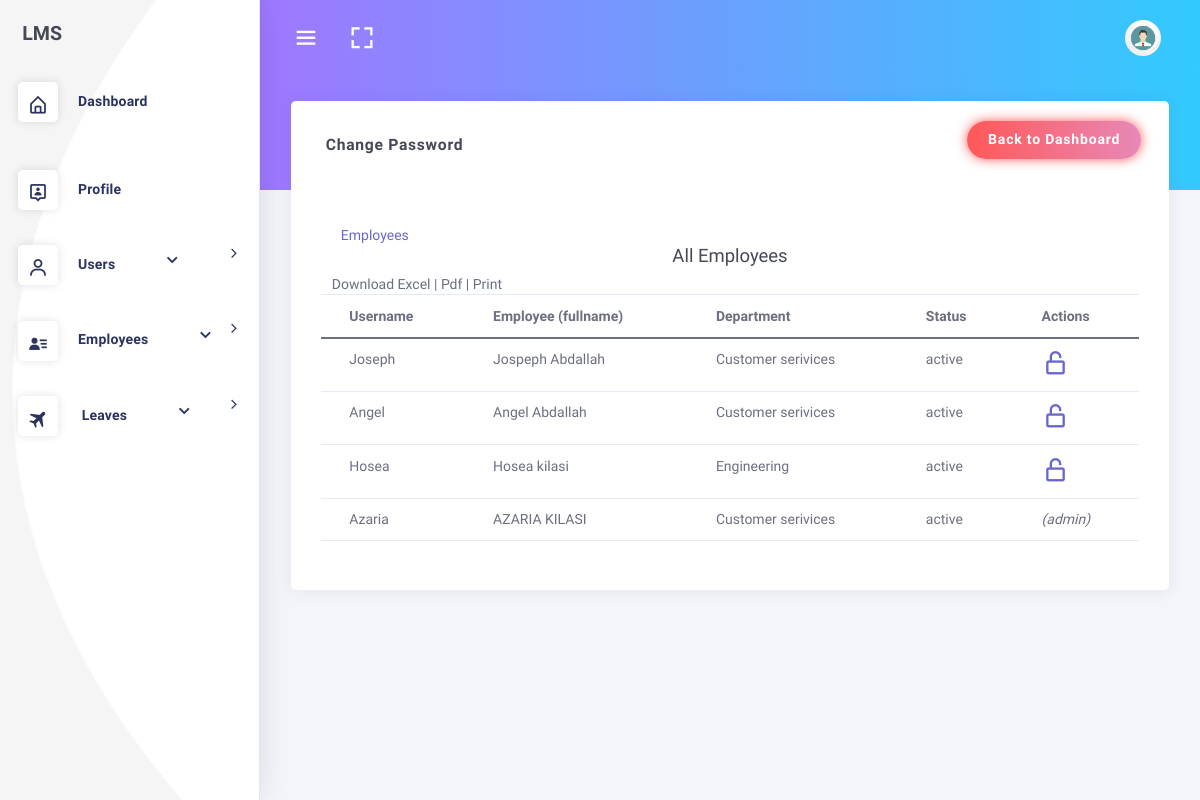
Page /dashboard/employees/all/ (signed in) on the committed database.
### employee/models.py (models this page shows, shortened)
class Employee(models.Model):
    MALE = 'male'
    FEMALE = 'female'
    GENDER = (
    (MALE,'Male'),
    (FEMALE,'Female'),
    )
    MR = 'Mr'
    MRS = 'Mrs'
    MSS = 'Mss'
    DR = 'Dr'
    SIR = 'Sir'
    MADAM = 'Madam'
    TITLE = (
    (MR,'Mr'),
    (MRS,'Mrs'),
    (MSS,'Mss'),
    (DR,'Dr'),
    (SIR,'Sir'),
    (MADAM,'Madam'),
    )
    FULL_TIME = 'Full-Time'
    PART_TIME = 'Part-Time'
    CONTRACT = 'Contract'
    INTERN = 'Intern'
    EMPLOYEETYPE = (
    (FULL_TIME,'Full-Time'),
    (PART_TIME,'Part-Time'),
    (CONTRACT,'Contract'),
    (INTERN,'Intern'),
    )
    user = models.OneToOneField(User,on_delete=models.CASCADE,default=1,related_name='employee')
    image = models.FileField(_('Profile Image'),upload_to='profiles',default='default.png',blank=True,null=True,help_text='upload image size less than 2.0MB')#work on path username-date/image
    firstname = models.CharField(_('Firstname'),max_length=125,null=False,blank=False)
    lastname = models.CharField(_('Lastname'),max_length=125,null=False,blank=False)
    othername = models.CharField(_('Othername (optional)'),max_length=125,null=True,blank=True)
    birthday = models.DateField(_('Birthday'),blank=False,null=False)
    department =  models.ForeignKey(Department,verbose_name =_('Department'),on_delete=models.SET_NULL,null=True,default=None)
    role =  models.ForeignKey(Role,verbose_name =_('Role'),on_delete=models.SET_NULL,null=True,default=None)
    startdate = models.DateField(_('Employement Date'),help_text='date of employement',blank=False,null=True)
    employeetype = models.CharField(_('Employee Type'),max_length=15,default=FULL_TIME,choices=EMPLOYEETYPE,blank=False,null=True)
    employeeid = models.CharField(_('Employee ID Number'),max_length=10,null=True,blank=True)
    dateissued = models.DateField(_('Date Issued'),help_text='date staff id was issued',blank=False,null=True)
    is_blocked = models.BooleanField(_('Is Blocked'),help_text='button to toggle employee block and unblock',default=False)
    is_deleted = models.BooleanField(_('Is Deleted'),help_text='button to toggle employee deleted and undelete',default=False)
    created = models.DateTimeField(verbose_name=_('Created'),auto_now_add=True,null=True)
    updated = models.DateTimeField(verbose_name=_('Updated'),auto_now=True,null=True)
    leave_balance = models.PositiveIntegerField(default=50)
    objects = EmployeeManager()
    class Meta:
        verbose_name = _('Employee')
        verbose_name_plural = _('Employees')
        ordering = ['-created']
    @property
    def get_full_name(self):
        fullname = ''
        firstname = self.firstname
        lastname = self.lastname
        othername = self.othername
        if (firstname and lastname) or othername is None:
            fullname = firstname +' '+ lastname
            return fullname
        elif othername:
            fullname = firstname + ' '+ lastname +' '+othername
            return fullname
        return

class Department(models.Model):
    name = models.CharField(max_length=125)
    description = models.CharField(max_length=125,null=True,blank=True)
    created = models.DateTimeField(verbose_name=_('Created'),auto_now_add=True)
    updated = models.DateTimeField(verbose_name=_('Updated'),auto_now=True)
    class Meta:
        verbose_name = _('Department')
        verbose_name_plural = _('Departments')
        ordering = ['name','created']
    def __str__(self):
        return self.name

### dashboard/views.py (the view)
# urls.py: path('employees/all/',views.dashboard_employees,name='employees'),
def dashboard_employees(request):
	if not (request.user.is_authenticated and request.user.is_superuser and request.user.is_staff):
		return redirect('/')
	dataset = dict()
	departments = Department.objects.all()
	employees = Employee.objects.all()
	query = request.GET.get('search')
	if query:
		employees = employees.filter(
			Q(firstname__icontains = query) |
			Q(lastname__icontains = query)
		)
	paginator = Paginator(employees, 10) #show 10 employee lists per page
	page = request.GET.get('page')
	employees_paginated = paginator.get_page(page)
	blocked_employees = Employee.objects.all_blocked_employees()
	context = {
		"departments":departments,
		"employees":employees,
		"paginator":paginator,
		"employees_paginated":employees_paginated,
		"blocked_employees":blocked_employees
		}
	return render(request,'dashboard/employee_app.html',context)

### employee/managers.py (called while the page is built)
    def get_queryset(self):
        return super().get_queryset().filter(is_deleted=False)

    def all_blocked_employees(self):
        return super().get_queryset().filter(is_blocked=True)

### templates/dashboard/employee_app.html (shortened to what this page needs)
{%extends 'base.html'%}
{% load crispy_forms_tags %}
 {% block content %}
 <div class="row">
    <div class="col-lg-12 col-md-12">
        <div class="card" style="height: auto; padding: 1rem;">
            <div class="card-header">
                <h4 class="card-title">Change Password</h4>
                <div class="heading-elements">
                    <ul class="list-inline mb-0">
                        <li><a href="{%url 'dashboard:dashboard'%}">
                            <button type="button" class="btn btn-glow btn-round btn-bg-gradient-x-red-pink">Back to Dashboard</button>
                        </a></li>
                    </ul>
                </div>
            </div>
            <div class="card-content collapse show">
                <div class="card-body">
					<section class="row" style = "height:2rem">
						<section class="col col-sm-8 offset-sm-2">
						</section>
					</section>
					<section class="row margin-bottom">
						<div class="container-fluid">
						<section class="col-lg-4 col-md-4 col-sm-12">
							<div class="employee-box sec-box">
								<a href="">
								<span>Employees</span>
								</a>
							</div>
						</section>
					</section>
					<div class="row">
						<div class="table-responsive">
							<div class="table-shadow">
								<div class="text-center table-description">
									<h4 class="title-h3">All Employees</h4>
								</div>
								<div class="container-fluid">
									<div class="row">
										 <div class="download-print-action">
											  Download Excel | Pdf | Print
										</div>
									</div>
								</div>
								<table class="table">
									  <thead>
										<tr>
										  <th scope="col">Username</th>
										  <th scope="col">Employee (fullname) </th>
										  <th scope="col">Department</th>
										  <th scope="col">Status</th>
										  <th scope="col">Actions</th>
										</tr>
									  </thead>
									  <tbody>
										  {% for emp in employees %}
										  <tr>
											  <td>{{emp.user.username}}</td>
											  <td>{{ emp.get_full_name }}</td>
											  <td>{{ emp.department }}</td>
											  {% if emp.user.is_active %}
											  <td>active</td>
											  {% else %}
											  <td>inactive</td>
											  {% endif %}
											  {%  if emp.user.is_active and emp.user.is_superuser %}
											  <td style="font-style:italic;">(admin)</td>
											  {% elif emp.user.is_active %}
											  <td><a href="{% url 'accounts:userblock' emp.user.id %}" title="block user"><i class='bx bx-lock-open-alt font-large-1' ></i></a></td>
											  {% else %}
											  <td><a href="{% url 'accounts:userunblock' emp.user.id %}" title="unblock user"><i class='bx bx-lock-alt font-large-1' ></i></a></td>
											  {% endif %}
									  </tr>
									   {% endfor %}
									  </tbody>
								</table>
							</div>
						</div>
					</div>
                </div>
            </div>
        </div>
  </div>
 </div>
 {% endblock %}

### templates/base.html (shortened to what this page needs)
{%load static%}
<!DOCTYPE html>
<html class="loading" lang="en" data-textdirection="ltr">
<head>
    <link href="https://cdn.jsdelivr.net/npm/bootstrap@5.0.2/dist/css/bootstrap.min.css" rel="stylesheet">
  <link href='https://unpkg.com/boxicons@2.1.4/css/boxicons.min.css' rel='stylesheet'>
  <link rel="stylesheet" type="text/css" href="{%static 'css3/vendors.min.css'%}">
  <link rel="stylesheet" type="text/css" href="{%static 'css3/switchery.min.css'%}">
  <link rel="stylesheet" type="text/css" href="{%static 'css3/switch.min.css'%}">
  <link rel="stylesheet" type="text/css" href="{%static 'css3/palette-switch.min.css'%}">
  <link rel="stylesheet" type="text/css" href="{%static 'css3/chartist.css'%}">
  <link rel="stylesheet" type="text/css" href="{%static 'css3/chartist-plugin-tooltip.css'%}">
  <link rel="stylesheet" type="text/css" href="{%static 'css3/bootstrap.min.css'%}">
  <link rel="stylesheet" type="text/css" href="{%static 'css3/bootstrap-extended.min.css'%}">
  <link rel="stylesheet" type="text/css" href="{%static 'css3/colors.min.css'%}">
  <link rel="stylesheet" type="text/css" href="{%static 'css3/components.min.css'%}">
  <link rel="stylesheet" type="text/css" href="{%static 'css3/vertical-menu.min.css'%}">
  <link rel="stylesheet" type="text/css" href="{%static 'css3/palette-gradient.min.css'%}">
  <link rel="stylesheet" type="text/css" href="{%static 'css3/palette-gradient.min.css'%}">
  <link rel="stylesheet" type="text/css" href="{%static 'css3/chat-application.css'%}">
  <link rel="stylesheet" type="text/css" href="{%static 'css3/dashboard-analytics.min.css'%}">
  <link rel="stylesheet" type="text/css" href="{%static 'css3/style.css'%}">
  <link rel="stylesheet" type="text/css" href="{%static 'css/messages.css'%}">
</head>
<body class="vertical-layout vertical-menu 2-columns   fixed-navbar" data-open="click" data-menu="vertical-menu"
  data-color="bg-gradient-x-purple-blue" data-col="2-columns">
  <nav
    class="header-navbar navbar-expand-md navbar navbar-with-menu navbar-without-dd-arrow fixed-top navbar-semi-light">
    <div class="navbar-wrapper">
      <div class="navbar-container content">
        <div class="collapse navbar-collapse show" id="navbar-mobile">
          <ul class="nav navbar-nav mr-auto float-left">
            <li class="nav-item d-none d-md-block"><a class="nav-link nav-menu-main menu-toggle hidden-xs" href="#"><i
                  class='bx bx-menu font-large-1'></i></a></li>
            <li class="nav-item d-none d-md-block"><a class="nav-link nav-link-expand" href="#"><i
                  class='bx bx-fullscreen font-large-1'></i></a></li>
          </ul>
          <ul class="nav navbar-nav float-right">
            <li class="dropdown dropdown-user nav-item"><a class="dropdown-toggle nav-link dropdown-user-link" href="#"
                data-toggle="dropdown"> <span class="avatar avatar-online"><img
                    src="{%static 'images3/avatar1.jpg'%}" alt="avatar"></span></a>
            </li>
          </ul>
        </div>
      </div>
    </div>
  </nav>
  <div class="main-menu menu-fixed menu-light menu-accordion    menu-shadow " data-scroll-to-active="true"
    data-img="{%static 'images3/backgrounds/02.jpg'%}">
    <div class="navbar-header">
      <ul class="nav navbar-nav flex-row">
        <li class="nav-item mr-auto"><a class="navbar-brand" href="index.html"><img class="brand-logo" alt="" src="" />
            <h3 class="brand-text">LMS</h3>
          </a></li>
      </ul>
    </div>
    <div class="navigation-background"></div>
    <div class="main-menu-content">
      <ul class="navigation navigation-main" id="main-menu-navigation" data-menu="menu-navigation">
        <li class=" nav-item"><a href="{%url 'dashboard:dashboard'%}"><i class='bx bx-home-alt font-large-1'></i><span
              class="menu-title" data-i18n="">Dashboard</span>
        </li>
        <li class=" nav-item"><a href="{%url 'accounts:userprofile'%}"><i class='bx bx-user-pin font-large-1'></i><span class="menu-title"
              data-i18n="">Profile</span></a>
        </li>
        {% if request.user.is_superuser and request.user.is_staff %}
        <li class=" nav-item"><a href="#">
          <i class='bx bx-user font-large-1' ></i><span class="menu-title" data-i18n="">Users</span> <span style="margin-left: 3rem; font-size: 1.6rem;"><i style="margin-top: 1rem;" class='bx bx-chevron-down'></i></span></a>
        </li>
        {%endif%}
        {% if request.user.is_superuser and request.user.is_staff %}
        <li class=" nav-item"><a href="#">
          <i class='bx bxs-user-detail font-large-1'></i><span class="menu-title" data-i18n="">Employees</span> <span style="margin-left: 3rem; font-size: 1.6rem;"><i style="margin-top: 1rem;" class='bx bx-chevron-down'></i></span></a>
        </li>
        {%endif%}
        <li class=" nav-item"><a href="#">
          <i class='bx bxs-plane-alt font-large-1'></i> <span class="menu-title" data-i18n="">Leaves</span> <span style="margin-left: 3rem; font-size: 1.6rem;"><i style="margin-top: 1rem;" class='bx bx-chevron-down'></i></span></a>
        </li>
      </ul>
    </div>
  </div>
  <div class="app-content content">
    <div class="content-wrapper">
      <div class="content-body">
        {%block content%}
        {%endblock%}
      </div>
      </div>
    </div>
</body>
</html>

### rows in the picture
Employee: user.username "Joseph", get_full_name "Jospeph Abdallah", department "Customer serivices", shows "active"
Employee: user.username "Angel", get_full_name "Angel Abdallah", department "Customer serivices", shows "active"
Employee: user.username "Hosea", get_full_name "Hosea kilasi", department "Engineering", shows "active"
Employee: user.username "Azaria", get_full_name "AZARIA KILASI", department "Customer serivices", shows "active", shows "(admin)"
